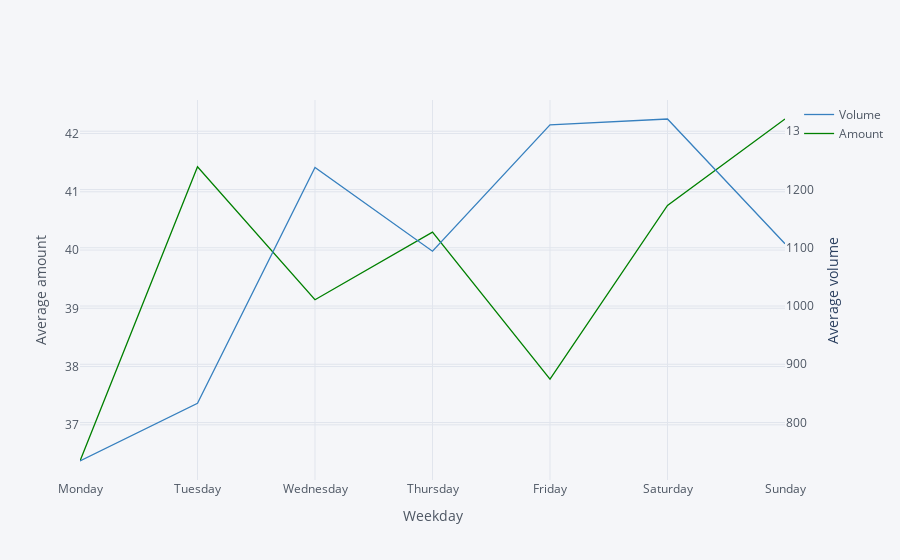

The notebook cell this image was saved under:
### Code cell
lines.iplot(xTitle='Weekday', yTitle='Average amount', colors=['blue', 'green'], secondary_y='Volume', secondary_y_title='Average volume')

### Figure 1 — Plotly figure (JSON) as saved in the notebook; plotly's stock layout.template omitted (floating-point values rounded to 4 significant figures)
{"data": [{"line": {"color": "rgba(55, 128, 191, 1.0)", "dash": "solid", "shape": "linear", "width": 1.3}, "mode": "lines", "name": "Volume", "text": "", "type": "scatter", "x": ["Monday", "Tuesday", "Wednesday", "Thursday", "Friday", "Saturday", "Sunday"], "xaxis": "x", "y": [734, 833, 1238, 1094, 1311, 1321, 1107], "yaxis": "y2"}, {"line": {"color": "rgba(0, 128, 0, 1.0)", "dash": "solid", "shape": "linear", "width": 1.3}, "mode": "lines", "name": "Amount", "text": "", "type": "scatter", "x": ["Monday", "Tuesday", "Wednesday", "Thursday", "Friday", "Saturday", "Sunday"], "y": [36.38, 41.43, 39.15, 40.31, 37.78, 40.76, 42.25]}], "layout": {"legend": {"bgcolor": "#F5F6F9", "font": {"color": "#4D5663"}}, "paper_bgcolor": "#F5F6F9", "plot_bgcolor": "#F5F6F9", "title": {"font": {"color": "#4D5663"}}, "xaxis": {"gridcolor": "#E1E5ED", "showgrid": true, "tickfont": {"color": "#4D5663"}, "title": {"font": {"color": "#4D5663"}, "text": "Weekday"}, "zerolinecolor": "#E1E5ED"}, "yaxis": {"gridcolor": "#E1E5ED", "showgrid": true, "tickfont": {"color": "#4D5663"}, "title": {"font": {"color": "#4D5663"}, "text": "Average amount"}, "zerolinecolor": "#E1E5ED"}, "yaxis2": {"anchor": "x", "gridcolor": "#E1E5ED", "overlaying": "y", "showgrid": true, "side": "right", "tickfont": {"color": "#4D5663"}, "title": {"text": "Average volume"}, "zerolinecolor": "#E1E5ED"}}}
